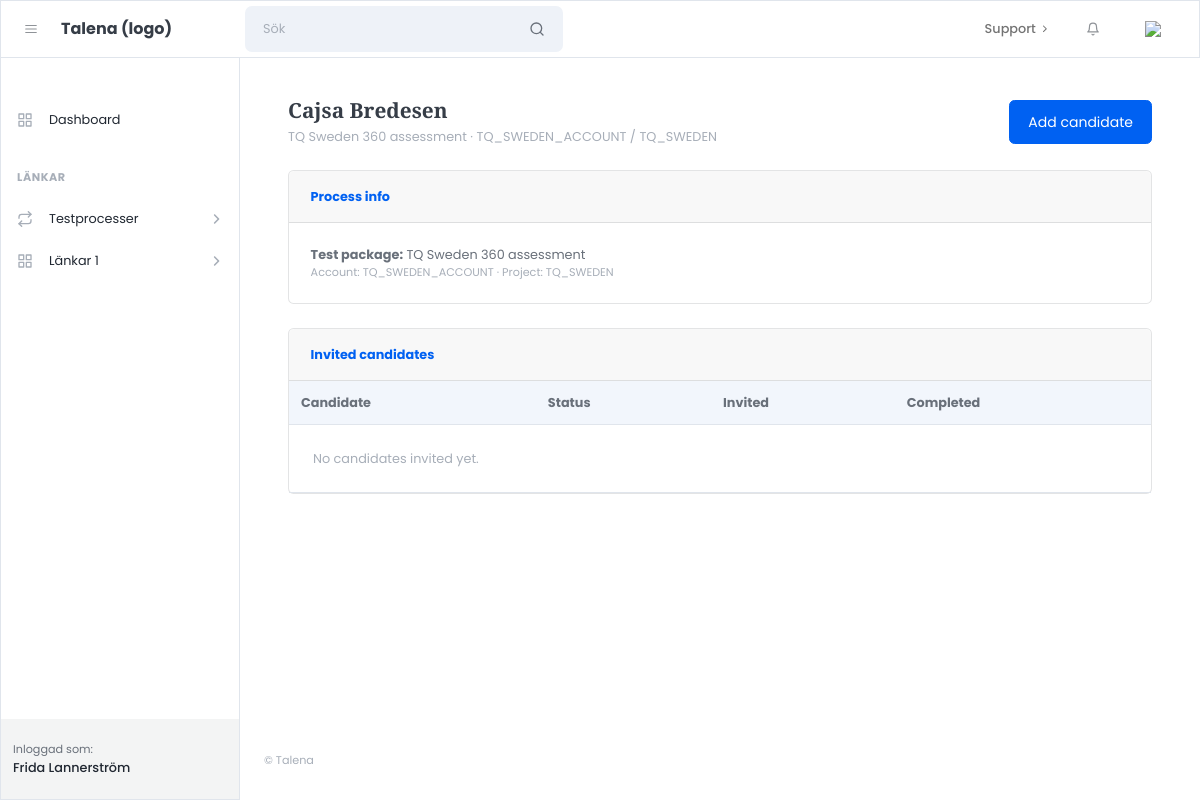
The app's page /processes/4/ (signed in), older data.
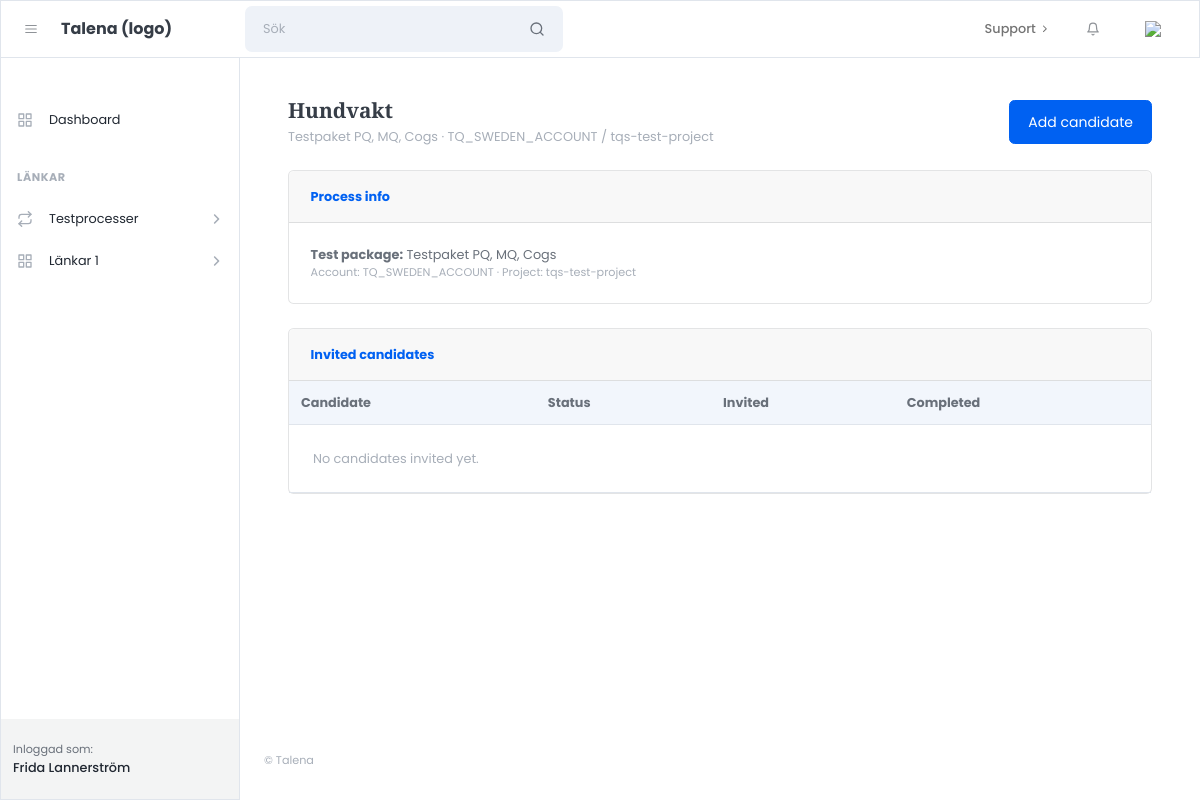
The same page, newer data.
### apps/processes/models.py (models this page shows, shortened)
class TestProcess(models.Model):
    name = models.CharField(max_length=255)
    provider = models.CharField(max_length=50, default="sova")
    account_code = models.CharField(max_length=255)
    project_code = models.CharField(max_length=255)
    project_name_snapshot = models.CharField(max_length=255, blank=True, default="")
    job_title = models.CharField(max_length=255, blank=True, default="")
    job_location = models.CharField(max_length=255, blank=True, default="")
    notes = models.TextField(blank=True, default="")
    created_by = models.ForeignKey(
        settings.AUTH_USER_MODEL,
        on_delete=models.CASCADE,
        related_name="test_processes",
    )
    created_at = models.DateTimeField(auto_now_add=True)
    class Meta:
        ordering = ["-created_at"]

### apps/processes/views.py (the view)
# urls.py: path("processes/<int:pk>/", views.process_detail, name="process_detail"),
@login_required
def process_detail(request, pk):
    process = get_object_or_404(TestProcess, pk=pk, created_by=request.user)
    invitations = (
        process.invitations
        .select_related("candidate")
        .order_by("-created_at")
    )
    return render(request, "customer/processes/process_detail.html", {
        "process": process,
        "invitations": invitations,
    })

### templates/customer/processes/process_detail.html (shortened to what this page needs)
{% extends "customer/core/layouts/customer_base.html" %}
{% block content %}
<div class="container-fluid px-4">
  <div class="d-flex align-items-center justify-content-between mb-4">
    <div>
      <h1 class="h3 mb-1">{{ process.name }}</h1>
      <div class="text-muted">
        {{ process.project_name_snapshot }} · {{ process.account_code }} / {{ process.project_code }}
      </div>
    </div>
    <a class="btn btn-primary" href="{% url 'processes:process_add_candidate' process.id %}">
      Add candidate
    </a>
  </div>
  <div class="card mb-4">
    <div class="card-header"><strong>Process info</strong></div>
    <div class="card-body">
      <div><strong>Test package:</strong> {{ process.project_name_snapshot }}</div>
      <div class="text-muted small">Account: {{ process.account_code }} · Project: {{ process.project_code }}</div>
    </div>
  </div>
  <div class="card">
    <div class="card-header"><strong>Invited candidates</strong></div>
    <div class="card-body p-0">
      <div class="table-responsive">
        <table class="table mb-0">
          <thead class="bg-light">
            <tr>
              <th>Candidate</th>
              <th>Status</th>
              <th>Invited</th>
              <th>Completed</th>
            </tr>
          </thead>
          <tbody>
            {% for inv in invitations %}
              <tr>
                <td class="fw-semibold">
                  {{ inv.candidate.first_name }} {{ inv.candidate.last_name }}
                  <div class="small text-muted">{{ inv.candidate.email }}</div>
                </td>
                <td>
                  <span class="badge bg-secondary">{{ inv.status }}</span>
                </td>
                <td class="text-muted">{{ inv.invited_at|default:"-" }}</td>
                <td class="text-muted">{{ inv.completed_at|default:"-" }}</td>
              </tr>
            {% empty %}
              <tr>
                <td colspan="4" class="p-4 text-muted">No candidates invited yet.</td>
              </tr>
            {% endfor %}
          </tbody>
        </table>
      </div>
    </div>
  </div>
</div>
{% endblock %}

Row changes from the older to the newer data that the page shows:
changed TestProcess "TQ_SWEDEN_ACCOUNT": name "Cajsa Bredesen" → "Hundvakt"; project_name_snapshot "TQ Sweden 360 assessment" → "Testpaket PQ, MQ, Cogs"; project_code "TQ_SWEDEN" → "tqs-test-project"
